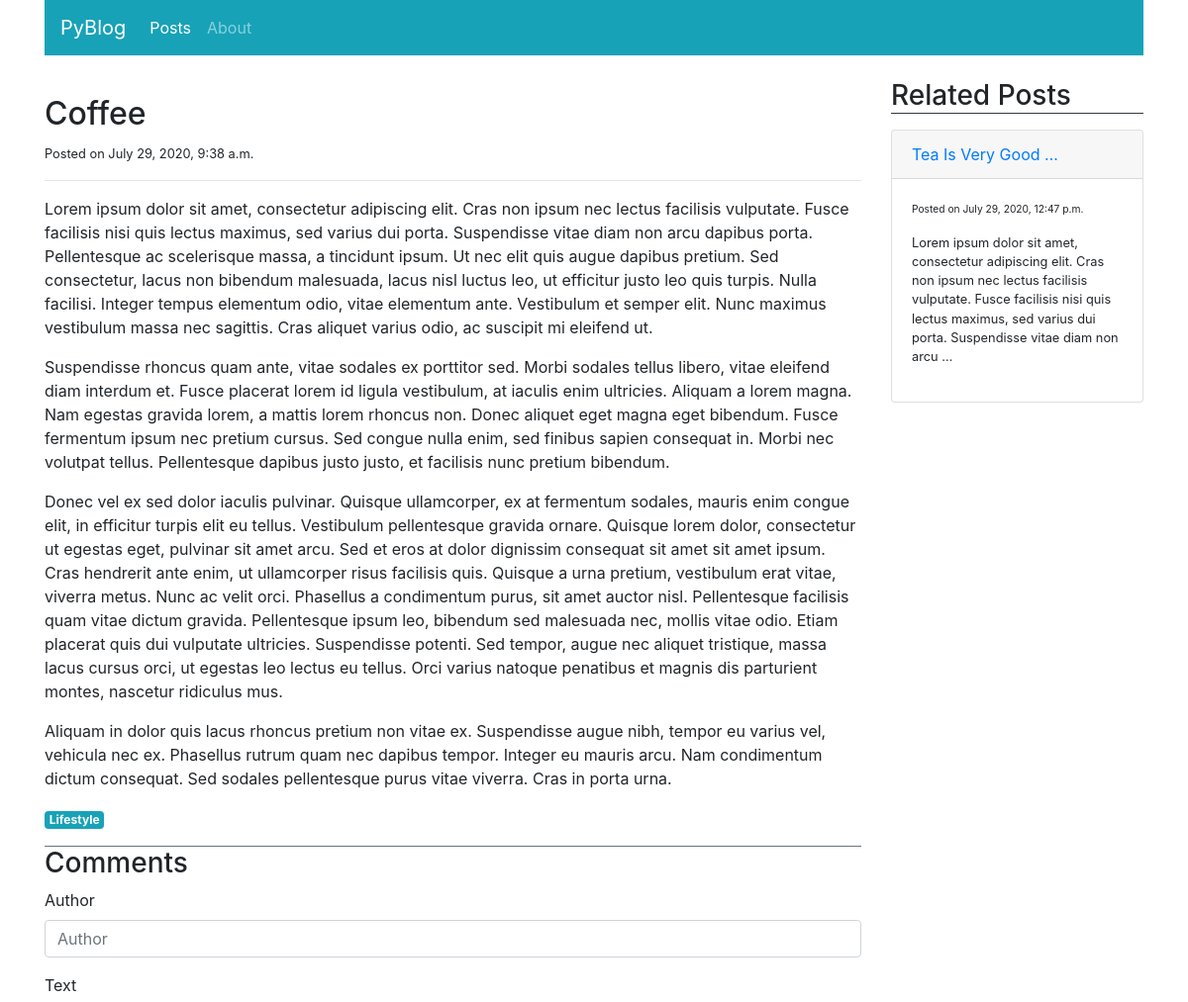
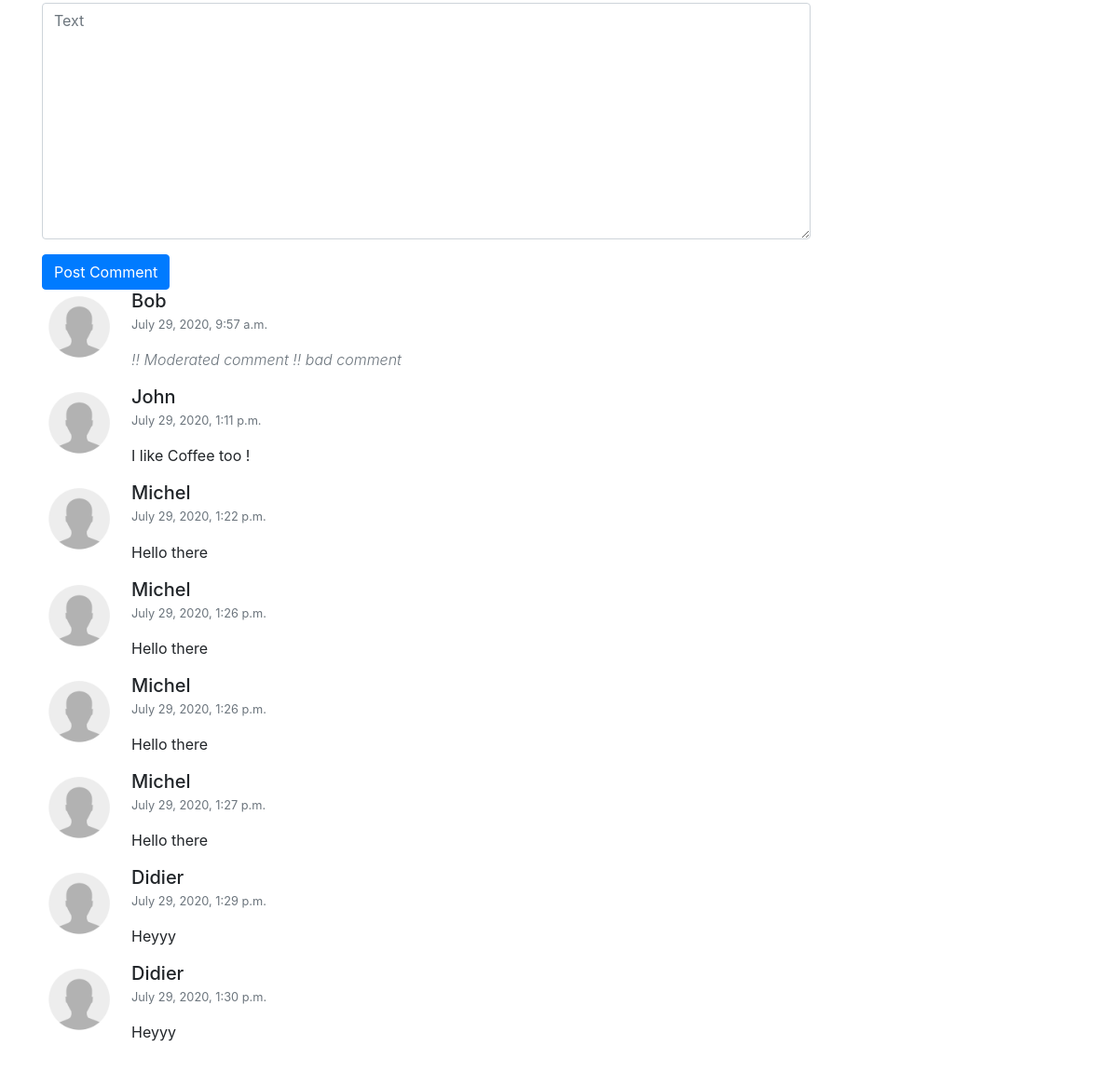
Screenshot of /blog/posts/detail/2 with the database file from the repository (2 pictures, top to bottom).
### blog/models.py (models this page shows, shortened)
class Post(models.Model):
    title = models.CharField(max_length=100)
    category = models.ForeignKey('PostCategory',
                                 null=True,
                                 blank=True,
                                 on_delete=models.DO_NOTHING)
    published = models.BooleanField(default=False)
    text = models.TextField(blank=True)
    created_at = models.DateTimeField(auto_now_add=True)

class PostCategory(models.Model):
    name = models.CharField(max_length=50)
    def slug(self):
        return slugify(self.name)

class Comment(models.Model):
    STATUS_VISIBLE = 'visible'
    STATUS_HIDDEN = 'hidden'
    STATUS_MODERATED = 'moderated'
    STATUS_CHOICES = (
        (STATUS_VISIBLE, 'Visible'),
        (STATUS_HIDDEN, 'Hidden'),
        (STATUS_MODERATED, 'Moderated'),
    )
    post = models.ForeignKey('Post',
                             on_delete=models.CASCADE,
                             related_name='comments')
    author = models.CharField(max_length=100)
    text = models.TextField()
    status = models.CharField(max_length=20, choices=STATUS_CHOICES, default=STATUS_VISIBLE)
    moderation_text = models.CharField(max_length=200, blank=True)
    created_at = models.DateTimeField(auto_now_add=True)

### blog/views.py (the view)
# urls.py: path('posts/detail/<int:post_id>', views.post_detail, name='post-detail'),
def post_detail(request, post_id, message=''):
    post = get_object_or_404(Post, pk=post_id)
    related = model_helpers.get_related_posts(post)
    comments = model_helpers.get_comments(post)
    if request.method == 'POST':
        comment_form = CreateCommentForm(request.POST)
        if comment_form.is_valid():
            comment = comment_form.save(commit=False)
            comment.post = post
            comment.save()
            args = [post.pk, 'Your comment has been submitted.']
            return HttpResponseRedirect(reverse('post-detail-message', args=args) + '#comments')
    else:
        comment_form = CreateCommentForm()
    context = {
        'navigation_items': navigation.navigation_items(navigation.NAV_POSTS),
        'post': post,
        'related': related,
        'comments': comments,
        'comment_form': comment_form,
        'message': message,
    }
    return render(request, 'blog/post_detail.html', context)

### blog/forms.py
class CreateCommentForm(forms.ModelForm):
    class Meta:
        model = Comment
        fields = ['author', 'text']

### blog/model_helpers.py (called while the page is built)
def get_related_posts(post):
    return Post.objects.filter(category=post.category, published=True)\
        .exclude(pk=post.pk).order_by('-created_at')

def get_comments(post):
    return post.comments.exclude(status=Comment.STATUS_HIDDEN).order_by('created_at')

### blog/navigation.py (called while the page is built)
def navigation_items(selected_item):
    items = []
    for name, url in NAV_ITEMS:
        items.append(
            {
                'name': name,
                'url': url,
                'active': True if selected_item == name else False
            }
        )
    return items

### blog/templates/blog/post_detail.html (shortened to what this page needs)
{% extends 'layout.html' %}
{% load static %}
{% load bootstrap4 %}
{% block content %}
<div class="col-sm-9">
    <div class="mt-3">
        <h2>{{ post.title|title }}</h2>
        <small>Posted on {{ post.created_at }}</small>
        <hr>
        <p class="text-muted">
            {{ post.text|linebreaks|safe }}
        </p>
        <a href="{% url 'post-list' post.category.slug %}"
           class="badge badge-info">
            {{ post.category.name|capfirst }}
        </a>
    </div>
    <div id="comments" class="mt-3 border-top border-secondary">
        <h3>Comments</h3>
        <form action="{% url 'post-detail' post.pk %}" method="POST" class="form">
            {% bootstrap_form comment_form %}
            {% buttons %}
            <button type="submit" class="btn btn-primary">Post Comment</button>
            {% endbuttons %}
        </form>
        <ul class="list-unstyled">
            {% for comment in comments %}
            <li class="media">
                  <img class="mr-3" src="{% static 'img/default-user.jpg' %}" width="80">
            <div class="media-body">
                <h5 class="mt-0 mb-1">{{ comment.author }}</h5>
                <p class="small text-muted">
                    {{ comment.created_at }}
                </p>
                <p>
                    {% if comment.status == 'moderated' %}
                    <span class="font-weight-light font-italic text-muted">
                        !! Moderated comment !! {{ comment.moderation_text }}
                    </span>
                    {% else %}
                    {{ comment.text }}
                    {% endif %}
                </p>
            </div>
            </li>
            {% empty %}
            <li class="media">No comments yet.</li>
            {% endfor %}
        </ul>
    </div>
</div>
<div class="col-sm-3">
        <h3 class="border-bottom border-dark">Related Posts</h3>
        {% for rel in related %}
        <div class="card mt-3">
            <div class="card-header"><a href="{% url 'post-detail' rel.pk %}">{{ rel.title|title|truncatewords:4 }}</a></div>
            <div class="small card-body">
                <small>Posted on {{ rel.created_at }}</small>
                <p>{{ rel.text|truncatewords:30|linebreaks|safe }}</p>
            </div>
        </div>
        {% empty %}
        This is the only post for now.
        {% endfor %}
</div>
{% endblock %}

### templates/layout.html (shortened to what this page needs)
<!DOCTYPE html>
{% load static %}
<html lang="en">
<head>
    <link rel="stylesheet" href="{% static 'css/bootstrap.min.css' %}">
</head>
<body>
<div class="container">
    <nav class="navbar sticky-top navbar-expand-md navbar-dark bg-info">
        <a class="navbar-brand" href="{% url 'home' %}">PyBlog</a>
        <div class="collapse navbar-collapse" id="navbar">
            <ul class="navbar-nav mr-auto">
                {% for item in navigation_items %}
                <li class="nav-item {% if item.active %}active{% endif %}">
                    <a class="nav-link" href="{{ item.url }}">{{ item.name|title }}</a>
                </li>
                {% endfor %}
            </ul>
        </div>
    </nav>
    <div class="row mt-4">
        {% block content %}Please override this block{% endblock %}
    </div>
</div>
</body>
</html>

### rows the page displays
Post: title "Coffee", created_at "July 29, 2020, 9:38 a.m.", text "Lorem ipsum dolor sit amet, consectetur adipiscing elit. Cras non ipsum nec lectus facilisis vulputate. Fusce facilisis nisi quis lectus maximus, sed varius dui porta. Suspendisse vitae diam non arcu dapibus porta. Pellentesque ac scelerisque massa, a tincidunt ipsum. Ut nec elit quis augue dapibus pretium. Sed consectetur, lacus non bibendum malesuada, lacus nisl luctus leo, ut efficitur justo leo quis turpis. Nulla facilisi. Integer tempus elementum odio, vitae elementum ante. Vestibulum et semper elit. Nunc maximus vestibulum massa nec sagittis. Cras aliquet varius odio, ac suscipit mi eleifend ut. Suspendisse rhoncus quam ante, vitae sodales ex porttitor sed. Morbi sodales tellus…", category.name "Lifestyle"
Comment: author "Bob", created_at "July 29, 2020, 9:57 a.m.", moderation_text "bad comment"
Comment: author "John", created_at "July 29, 2020, 1:11 p.m.", text "I like Coffee too !"
Comment: author "Michel", created_at "July 29, 2020, 1:22 p.m.", text "Hello there"
Comment: author "Michel", created_at "July 29, 2020, 1:26 p.m.", text "Hello there"
Comment: author "Michel", created_at "July 29, 2020, 1:26 p.m.", text "Hello there"
Comment: author "Michel", created_at "July 29, 2020, 1:27 p.m.", text "Hello there"
Comment: author "Didier", created_at "July 29, 2020, 1:29 p.m.", text "Heyyy"
Comment: author "Didier", created_at "July 29, 2020, 1:30 p.m.", text "Heyyy"
Post: title "Tea Is Very Good …", created_at "July 29, 2020, 12:47 p.m.", text "Lorem ipsum dolor sit amet, consectetur adipiscing elit. Cras non ipsum nec lectus facilisis vulputate. Fusce facilisis nisi quis lectus maximus, sed varius dui porta. Suspendisse vitae diam non arcu …"

### other values shown
{{ item.name|title }} "Posts" "About"
